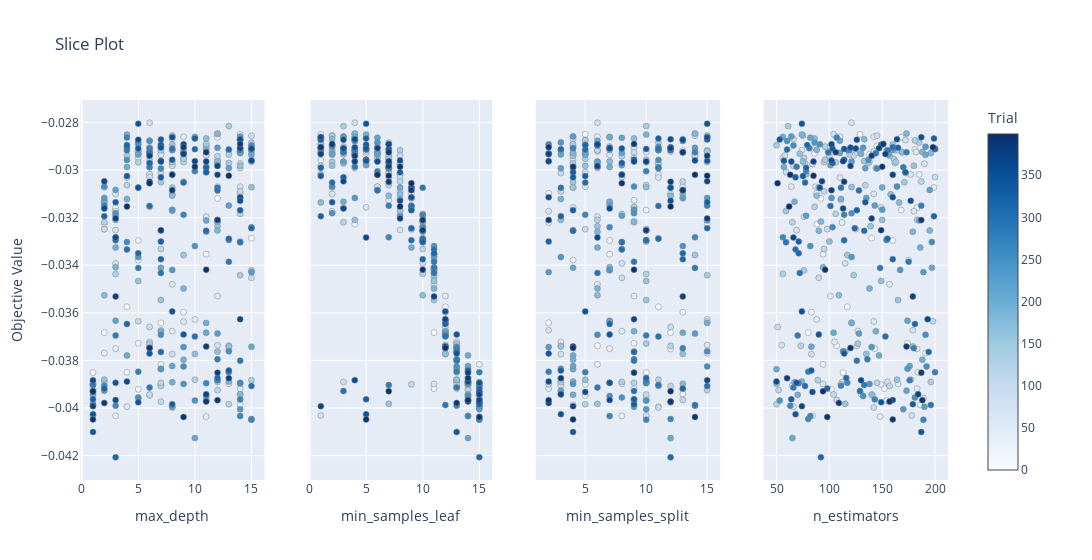

The notebook cell this image was saved under:
### Code cell
optuna.visualization.plot_slice(study, params=['n_estimators', 'max_depth', 'min_samples_leaf', 'min_samples_split'])

### Figure 1 — Plotly figure (JSON) as saved in the notebook; plotly's stock layout.template omitted (floating-point values rounded to 4 significant figures; data arrays with more than 128 entries replaced by an {"elided": "..."} marker saying what was removed)
{"data": [{"marker": {"color": {"elided": "400 int values"}, "colorbar": {"title": {"text": "Trial"}, "x": 1, "xpad": 40}, "colorscale": [[0, "rgb(247,251,255)"], [0.125, "rgb(222,235,247)"], [0.25, "rgb(198,219,239)"], [0.375, "rgb(158,202,225)"], [0.5, "rgb(107,174,214)"], [0.625, "rgb(66,146,198)"], [0.75, "rgb(33,113,181)"], [0.875, "rgb(8,81,156)"], [1, "rgb(8,48,107)"]], "line": {"color": "Grey", "width": 0.5}, "showscale": true}, "mode": "markers", "name": "Feasible Trial", "showlegend": false, "type": "scatter", "x": {"elided": "400 int values"}, "xaxis": "x", "y": {"elided": "400 float values"}, "yaxis": "y"}, {"marker": {"color": {"elided": "400 int values"}, "colorbar": {"title": {"text": "Trial"}, "x": 1, "xpad": 40}, "colorscale": [[0, "rgb(247,251,255)"], [0.125, "rgb(222,235,247)"], [0.25, "rgb(198,219,239)"], [0.375, "rgb(158,202,225)"], [0.5, "rgb(107,174,214)"], [0.625, "rgb(66,146,198)"], [0.75, "rgb(33,113,181)"], [0.875, "rgb(8,81,156)"], [1, "rgb(8,48,107)"]], "line": {"color": "Grey", "width": 0.5}, "showscale": false}, "mode": "markers", "name": "Feasible Trial", "showlegend": false, "type": "scatter", "x": {"elided": "400 int values"}, "xaxis": "x2", "y": {"elided": "400 float values"}, "yaxis": "y2"}, {"marker": {"color": {"elided": "400 int values"}, "colorbar": {"title": {"text": "Trial"}, "x": 1, "xpad": 40}, "colorscale": [[0, "rgb(247,251,255)"], [0.125, "rgb(222,235,247)"], [0.25, "rgb(198,219,239)"], [0.375, "rgb(158,202,225)"], [0.5, "rgb(107,174,214)"], [0.625, "rgb(66,146,198)"], [0.75, "rgb(33,113,181)"], [0.875, "rgb(8,81,156)"], [1, "rgb(8,48,107)"]], "line": {"color": "Grey", "width": 0.5}, "showscale": false}, "mode": "markers", "name": "Feasible Trial", "showlegend": false, "type": "scatter", "x": {"elided": "400 int values"}, "xaxis": "x3", "y": {"elided": "400 float values"}, "yaxis": "y3"}, {"marker": {"color": {"elided": "400 int values"}, "colorbar": {"title": {"text": "Trial"}, "x": 1, "xpad": 40}, "colorscale": [[0, "rgb(247,251,255)"], [0.125, "rgb(222,235,247)"], [0.25, "rgb(198,219,239)"], [0.375, "rgb(158,202,225)"], [0.5, "rgb(107,174,214)"], [0.625, "rgb(66,146,198)"], [0.75, "rgb(33,113,181)"], [0.875, "rgb(8,81,156)"], [1, "rgb(8,48,107)"]], "line": {"color": "Grey", "width": 0.5}, "showscale": false}, "mode": "markers", "name": "Feasible Trial", "showlegend": false, "type": "scatter", "x": {"elided": "400 int values"}, "xaxis": "x4", "y": {"elided": "400 float values"}, "yaxis": "y4"}], "layout": {"title": {"text": "Slice Plot"}, "width": 1200, "xaxis": {"anchor": "y", "domain": [0, 0.2125], "title": {"text": "max_depth"}}, "xaxis2": {"anchor": "y2", "domain": [0.2625, 0.475], "title": {"text": "min_samples_leaf"}}, "xaxis3": {"anchor": "y3", "domain": [0.525, 0.7375], "title": {"text": "min_samples_split"}}, "xaxis4": {"anchor": "y4", "domain": [0.7875, 1], "title": {"text": "n_estimators"}}, "yaxis": {"anchor": "x", "domain": [0, 1], "title": {"text": "Objective Value"}}, "yaxis2": {"anchor": "x2", "domain": [0, 1], "matches": "y", "showticklabels": false}, "yaxis3": {"anchor": "x3", "domain": [0, 1], "matches": "y", "showticklabels": false}, "yaxis4": {"anchor": "x4", "domain": [0, 1], "matches": "y", "showticklabels": false}}}
